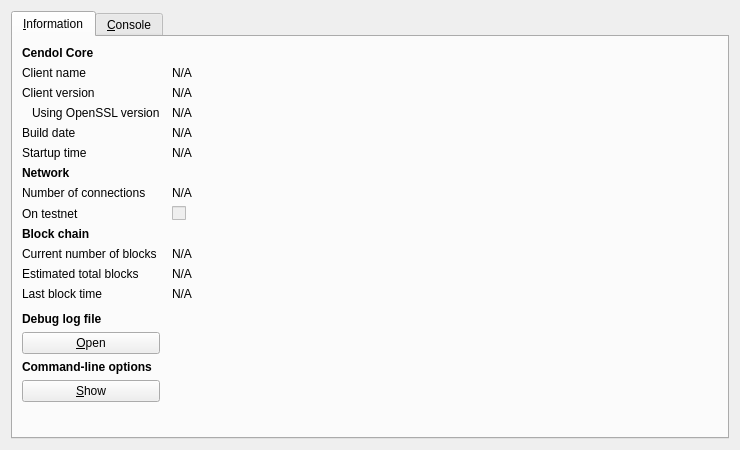
<?xml version="1.0" encoding="UTF-8"?>
<ui version="4.0">
 <class>RPCConsole</class>
 <widget class="QDialog" name="RPCConsole">
  <property name="geometry">
   <rect>
    <x>0</x>
    <y>0</y>
    <width>740</width>
    <height>450</height>
   </rect>
  </property>
  <property name="windowTitle">
   <string>Cendol - Debug window</string>
  </property>
  <layout class="QVBoxLayout" name="verticalLayout_2">
   <item>
    <widget class="QTabWidget" name="tabWidget">
     <property name="currentIndex">
      <number>0</number>
     </property>
     <widget class="QWidget" name="tab_info">
      <attribute name="title">
       <string>&amp;Information</string>
      </attribute>
      <layout class="QGridLayout" name="gridLayout" columnstretch="0,1">
       <property name="horizontalSpacing">
        <number>12</number>
       </property>
       <item row="0" column="0">
        <widget class="QLabel" name="label_9">
         <property name="font">
          <font>
           <weight>75</weight>
           <bold>true</bold>
          </font>
         </property>
         <property name="text">
          <string>Cendol Core</string>
         </property>
        </widget>
       </item>
       <item row="1" column="0">
        <widget class="QLabel" name="label_5">
         <property name="text">
          <string>Client name</string>
         </property>
        </widget>
       </item>
       <item row="1" column="1">
        <widget class="QLabel" name="clientName">
         <property name="cursor">
          <cursorShape>IBeamCursor</cursorShape>
         </property>
         <property name="text">
          <string>N/A</string>
         </property>
         <property name="textFormat">
          <enum>Qt::PlainText</enum>
         </property>
         <property name="textInteractionFlags">
          <set>Qt::LinksAccessibleByMouse|Qt::TextSelectableByKeyboard|Qt::TextSelectableByMouse</set>
         </property>
        </widget>
       </item>
       <item row="2" column="0">
        <widget class="QLabel" name="label_6">
         <property name="text">
          <string>Client version</string>
         </property>
        </widget>
       </item>
       <item row="2" column="1">
        <widget class="QLabel" name="clientVersion">
         <property name="cursor">
          <cursorShape>IBeamCursor</cursorShape>
         </property>
         <property name="text">
          <string>N/A</string>
         </property>
         <property name="textFormat">
          <enum>Qt::PlainText</enum>
         </property>
         <property name="textInteractionFlags">
          <set>Qt::LinksAccessibleByMouse|Qt::TextSelectableByKeyboard|Qt::TextSelectableByMouse</set>
         </property>
        </widget>
       </item>
       <item row="3" column="0">
        <widget class="QLabel" name="label_14">
         <property name="text">
          <string>Using OpenSSL version</string>
         </property>
         <property name="indent">
          <number>10</number>
         </property>
        </widget>
       </item>
       <item row="3" column="1">
        <widget class="QLabel" name="openSSLVersion">
         <property name="cursor">
          <cursorShape>IBeamCursor</cursorShape>
         </property>
         <property name="text">
          <string>N/A</string>
         </property>
         <property name="textFormat">
          <enum>Qt::PlainText</enum>
         </property>
         <property name="textInteractionFlags">
          <set>Qt::LinksAccessibleByMouse|Qt::TextSelectableByKeyboard|Qt::TextSelectableByMouse</set>
         </property>
        </widget>
       </item>
       <item row="4" column="0">
        <widget class="QLabel" name="label_12">
         <property name="text">
          <string>Build date</string>
         </property>
        </widget>
       </item>
       <item row="4" column="1">
        <widget class="QLabel" name="buildDate">
         <property name="cursor">
          <cursorShape>IBeamCursor</cursorShape>
         </property>
         <property name="text">
          <string>N/A</string>
         </property>
         <property name="textFormat">
          <enum>Qt::PlainText</enum>
         </property>
         <property name="textInteractionFlags">
          <set>Qt::LinksAccessibleByMouse|Qt::TextSelectableByKeyboard|Qt::TextSelectableByMouse</set>
         </property>
        </widget>
       </item>
       <item row="5" column="0">
        <widget class="QLabel" name="label_13">
         <property name="text">
          <string>Startup time</string>
         </property>
        </widget>
       </item>
       <item row="5" column="1">
        <widget class="QLabel" name="startupTime">
         <property name="cursor">
          <cursorShape>IBeamCursor</cursorShape>
         </property>
         <property name="text">
          <string>N/A</string>
         </property>
         <property name="textFormat">
          <enum>Qt::PlainText</enum>
         </property>
         <property name="textInteractionFlags">
          <set>Qt::LinksAccessibleByMouse|Qt::TextSelectableByKeyboard|Qt::TextSelectableByMouse</set>
         </property>
        </widget>
       </item>
       <item row="6" column="0">
        <widget class="QLabel" name="label_11">
         <property name="font">
          <font>
           <weight>75</weight>
           <bold>true</bold>
          </font>
         </property>
         <property name="text">
          <string>Network</string>
         </property>
        </widget>
       </item>
       <item row="7" column="0">
        <widget class="QLabel" name="label_7">
         <property name="text">
          <string>Number of connections</string>
         </property>
        </widget>
       </item>
       <item row="7" column="1">
        <widget class="QLabel" name="numberOfConnections">
         <property name="cursor">
          <cursorShape>IBeamCursor</cursorShape>
         </property>
         <property name="text">
          <string>N/A</string>
         </property>
         <property name="textFormat">
          <enum>Qt::PlainText</enum>
         </property>
         <property name="textInteractionFlags">
          <set>Qt::LinksAccessibleByMouse|Qt::TextSelectableByKeyboard|Qt::TextSelectableByMouse</set>
         </property>
        </widget>
       </item>
       <item row="8" column="0">
        <widget class="QLabel" name="label_8">
         <property name="text">
          <string>On testnet</string>
         </property>
        </widget>
       </item>
       <item row="8" column="1">
        <widget class="QCheckBox" name="isTestNet">
         <property name="enabled">
          <bool>false</bool>
         </property>
         <property name="text">
          <string/>
         </property>
        </widget>
       </item>
       <item row="9" column="0">
        <widget class="QLabel" name="label_10">
         <property name="font">
          <font>
           <weight>75</weight>
           <bold>true</bold>
          </font>
         </property>
         <property name="text">
          <string>Block chain</string>
         </property>
        </widget>
       </item>
       <item row="10" column="0">
        <widget class="QLabel" name="label_3">
         <property name="text">
          <string>Current number of blocks</string>
         </property>
        </widget>
       </item>
       <item row="10" column="1">
        <widget class="QLabel" name="numberOfBlocks">
         <property name="cursor">
          <cursorShape>IBeamCursor</cursorShape>
         </property>
         <property name="text">
          <string>N/A</string>
         </property>
         <property name="textFormat">
          <enum>Qt::PlainText</enum>
         </property>
         <property name="textInteractionFlags">
          <set>Qt::LinksAccessibleByMouse|Qt::TextSelectableByKeyboard|Qt::TextSelectableByMouse</set>
         </property>
        </widget>
       </item>
       <item row="11" column="0">
        <widget class="QLabel" name="label_4">
         <property name="text">
          <string>Estimated total blocks</string>
         </property>
        </widget>
       </item>
       <item row="11" column="1">
        <widget class="QLabel" name="totalBlocks">
         <property name="cursor">
          <cursorShape>IBeamCursor</cursorShape>
         </property>
         <property name="text">
          <string>N/A</string>
         </property>
         <property name="textFormat">
          <enum>Qt::PlainText</enum>
         </property>
         <property name="textInteractionFlags">
          <set>Qt::LinksAccessibleByMouse|Qt::TextSelectableByKeyboard|Qt::TextSelectableByMouse</set>
         </property>
        </widget>
       </item>
       <item row="12" column="0">
        <widget class="QLabel" name="label_2">
         <property name="text">
          <string>Last block time</string>
         </property>
        </widget>
       </item>
       <item row="12" column="1">
        <widget class="QLabel" name="lastBlockTime">
         <property name="cursor">
          <cursorShape>IBeamCursor</cursorShape>
         </property>
         <property name="text">
          <string>N/A</string>
         </property>
         <property name="textFormat">
          <enum>Qt::PlainText</enum>
         </property>
         <property name="textInteractionFlags">
          <set>Qt::LinksAccessibleByMouse|Qt::TextSelectableByKeyboard|Qt::TextSelectableByMouse</set>
         </property>
        </widget>
       </item>
       <item row="13" column="0">
        <spacer name="verticalSpacer_2">
         <property name="orientation">
          <enum>Qt::Vertical</enum>
         </property>
         <property name="sizeHint" stdset="0">
          <size>
           <width>20</width>
           <height>20</height>
          </size>
         </property>
        </spacer>
       </item>
       <item row="14" column="0">
        <widget class="QLabel" name="labelDebugLogfile">
         <property name="font">
          <font>
           <weight>75</weight>
           <bold>true</bold>
          </font>
         </property>
         <property name="text">
          <string>Debug log file</string>
         </property>
        </widget>
       </item>
       <item row="15" column="0">
        <widget class="QPushButton" name="openDebugLogfileButton">
         <property name="toolTip">
          <string>Open the Cendol debug log file from the current data directory. This can take a few seconds for large log files.</string>
         </property>
         <property name="text">
          <string>&amp;Open</string>
         </property>
         <property name="autoDefault">
          <bool>false</bool>
         </property>
        </widget>
       </item>
       <item row="16" column="0">
        <widget class="QLabel" name="labelCLOptions">
         <property name="font">
          <font>
           <weight>75</weight>
           <bold>true</bold>
          </font>
         </property>
         <property name="text">
          <string>Command-line options</string>
         </property>
        </widget>
       </item>
       <item row="17" column="0">
        <widget class="QPushButton" name="showCLOptionsButton">
         <property name="toolTip">
          <string>Show the Cendol help message to get a list with possible Cendol command-line options.</string>
         </property>
         <property name="text">
          <string>&amp;Show</string>
         </property>
         <property name="autoDefault">
          <bool>false</bool>
         </property>
        </widget>
       </item>
       <item row="18" column="0">
        <spacer name="verticalSpacer">
         <property name="orientation">
          <enum>Qt::Vertical</enum>
         </property>
         <property name="sizeHint" stdset="0">
          <size>
           <width>20</width>
           <height>40</height>
          </size>
         </property>
        </spacer>
       </item>
      </layout>
     </widget>
     <widget class="QWidget" name="tab_console">
      <attribute name="title">
       <string>&amp;Console</string>
      </attribute>
      <layout class="QVBoxLayout" name="verticalLayout_3">
       <property name="spacing">
        <number>3</number>
       </property>
       <item>
        <widget class="QTextEdit" name="messagesWidget">
         <property name="minimumSize">
          <size>
           <width>0</width>
           <height>100</height>
          </size>
         </property>
         <property name="readOnly">
          <bool>true</bool>
         </property>
         <property name="tabKeyNavigation" stdset="0">
          <bool>false</bool>
         </property>
         <property name="columnCount" stdset="0">
          <number>2</number>
         </property>
        </widget>
       </item>
       <item>
        <layout class="QHBoxLayout" name="horizontalLayout">
         <property name="spacing">
          <number>3</number>
         </property>
         <item>
          <widget class="QLabel" name="label">
           <property name="text">
            <string notr="true">&gt;</string>
           </property>
          </widget>
         </item>
         <item>
          <widget class="QLineEdit" name="lineEdit"/>
         </item>
         <item>
          <widget class="QPushButton" name="clearButton">
           <property name="maximumSize">
            <size>
             <width>24</width>
             <height>24</height>
            </size>
           </property>
           <property name="toolTip">
            <string>Clear console</string>
           </property>
           <property name="text">
            <string/>
           </property>
           <property name="icon">
            <iconset resource="../bitcoin.qrc">
             <normaloff>:/icons/remove</normaloff>:/icons/remove</iconset>
           </property>
           <property name="shortcut">
            <string notr="true">Ctrl+L</string>
           </property>
           <property name="autoDefault">
            <bool>false</bool>
           </property>
          </widget>
         </item>
        </layout>
       </item>
      </layout>
     </widget>
    </widget>
   </item>
  </layout>
 </widget>
 <resources>
  <include location="../bitcoin.qrc"/>
 </resources>
 <connections/>
</ui>
